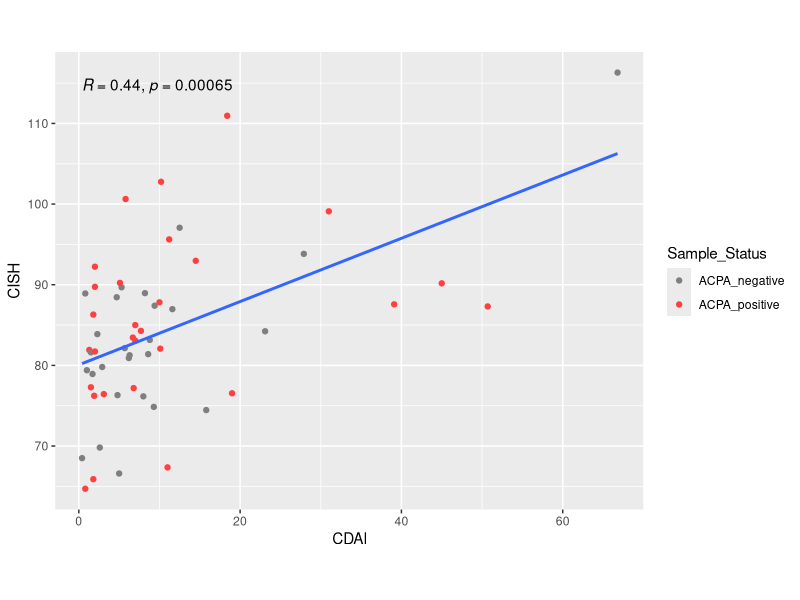

Reproduce this figure in R.
## -----------------------------------------------------------------------------
library("ggpubr")
library("ggplot2")


## -----------------------------------------------------------------------------

cdai_df2 <- read.csv("../data/patient_info_table_v3.csv", header = TRUE)

#View(cdai_df2)


## -----------------------------------------------------------------------------
quantile_df <- read.csv("../data/quantile_for_CDAI_scatterplots.csv")
#View(quantile_df)


## -----------------------------------------------------------------------------
dim(quantile_df)
dim(cdai_df2)


## -----------------------------------------------------------------------------
cdai_df2$slideID == quantile_df$Case_ID


## -----------------------------------------------------------------------------
num_features1 <- ncol(quantile_df)-2
#num_features1


## -----------------------------------------------------------------------------
feature_name_df <- colnames(quantile_df[1:num_features1])
#View(feature_name_df)


## -----------------------------------------------------------------------------
spearman_values_df <- as.data.frame(matrix(data = 0, nrow = 1622, ncol = 2))
spearman_values_df[1:1622,1] <- feature_name_df
colnames(spearman_values_df) <- cbind("Autoantibody", "Spearman_value")
#View(spearman_values_df)


## -----------------------------------------------------------------------------
feature1 <- cdai_df2$cdai
#View(feature1)
for (i in 1:num_features1) {
  feature2 <- quantile_df[1:56, i]
  pearson_value <- cor.test(feature1, feature2, method = "spearman")[4]
  spearman_values_df[i,2] <- pearson_value
}
#View(spearman_values_df)



## -----------------------------------------------------------------------------
ordered_spearman_values_df <- spearman_values_df[order(-spearman_values_df$Spearman_value),]
#View(ordered_spearman_values_df)


## -----------------------------------------------------------------------------
features_to_plot_spearman <- data.frame(matrix(data = 0, nrow = 56, ncol = 3))
colnames(features_to_plot_spearman) <- cbind("CDAI","CISH", "Sample_Status")
features_to_plot_spearman$CDAI <- cdai_df2$cdai
features_to_plot_spearman$CISH <- quantile_df$CISH
features_to_plot_spearman$Sample_Status <- quantile_df$Sample_Status



## -----------------------------------------------------------------------------
scatter_plot <- ggplot(data = features_to_plot_spearman, aes(x = CDAI, y = CISH))+ geom_point(aes(color=Sample_Status))+ geom_smooth(method="lm", se=FALSE)+stat_cor(method = "spearman")+ scale_colour_manual(values = c("gray50","brown1"))+ coord_fixed()
#


## -----------------------------------------------------------------------------

pdf('../output/Spearman_plot.pdf')
scatter_plot
dev.off()

## -----------------------------------------------------------------------------

